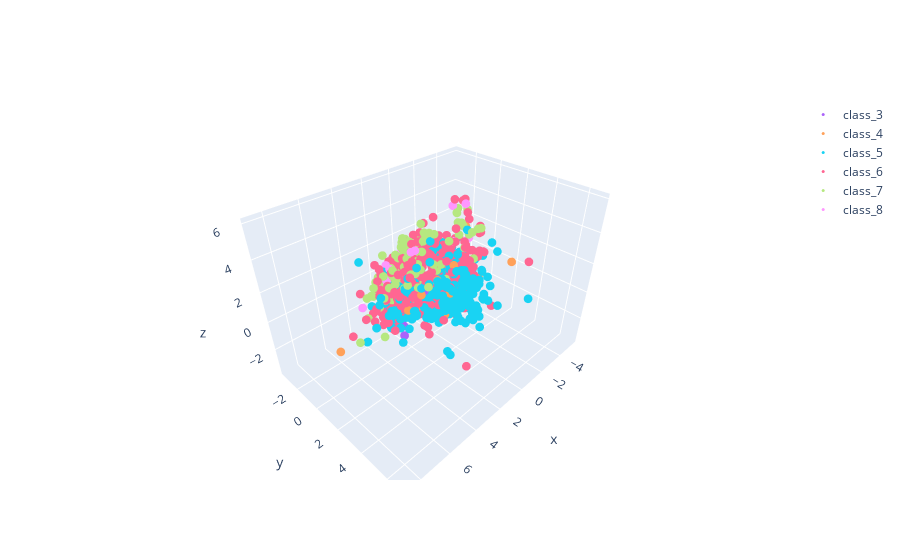

This figure's notebook cell:
### Markdown cell above
### Create 3d scatter plot for top 2 principle components.

### Code cell
data4 = []
for i in [0, 1, 2, 3, 4, 5, 6, 7, 8 , 9 , 10]:
    trace4 = go.Scatter3d(
                          x = comp_df[comp_df["target"] == i][0],
                          y = comp_df[comp_df["target"] == i][1],
                          z = comp_df[comp_df["target"] == i][2],
                         mode = 'markers',
                         name = "class_{}".format(i),
                         marker = dict(size = 3))
    data4.append(trace4)

fig4 = dict(data=data4)
iplot(fig4)
plt.savefig("./plots/3d scatter")

### Figure 1 — Plotly figure (JSON) as saved in the notebook; plotly's stock layout.template omitted (floating-point values rounded to 4 significant figures; data arrays with more than 128 entries replaced by an {"elided": "..."} marker saying what was removed)
{"data": [{"marker": {"size": 3}, "mode": "markers", "name": "class_0", "type": "scatter3d", "x": [], "y": [], "z": []}, {"marker": {"size": 3}, "mode": "markers", "name": "class_1", "type": "scatter3d", "x": [], "y": [], "z": []}, {"marker": {"size": 3}, "mode": "markers", "name": "class_2", "type": "scatter3d", "x": [], "y": [], "z": []}, {"marker": {"size": 3}, "mode": "markers", "name": "class_3", "type": "scatter3d", "x": [2.752, 2.635, -2.68, 1.626, -1.504, -3.435, -1.395, -1.604, -1.155, -2.297], "y": [0.2161, 0.09257, 0.4644, 0.8567, 0.1134, 0.4077, 0.7658, 1.333, 0.4617, -0.5036], "z": [-1.648, -2.559, -2.505, 0.671, -2.576, -3.655, -1.713, -1.674, -2.198, -1.586]}, {"marker": {"size": 3}, "mode": "markers", "name": "class_4", "type": "scatter3d", "x": [-0.7224, -2.987, 0.3509, -4.279, -0.1463, 0.8952, -4.636, 8.653, -0.1121, -1.576, -1.737, -3.217, 0.07851, -1.862, -1.002, 2.865, 1.406, 0.4494, -0.7753, 0.4842, -1.358, -1.527, 0.6283, -0.5388, -2.37, -1.284, -1.535, 1.994, -0.9813, -1.777, 0.144, 2.119, -2.496, -2.588, -1.392, 0.9694, 0.2944, -1.146, -2.376, -3.493, -1.191, 0.3199, -1.503, -1.884, -0.7324, -2.453, -1.246, -2.582, -2.568, -2.974, 0.274, -2.475, -1.181], "y": [0.5047, 0.3197, 0.7157, -1.275, 0.4181, 2.211, 2.36, 2.758, -0.2956, 0.4505, -0.1111, -0.04409, 0.2106, 1.26, 2.332, 0.7985, 0.1748, -0.8478, -0.1972, 1.437, -0.7221, -0.129, 0.9247, -0.4192, -0.3162, -1.998, -1.032, 0.9917, 0.3319, -1.275, 1.013, -1.212, -1.358, 1.406, -0.1202, -0.7229, 1.871, 0.4264, -0.611, 0.1037, 0.5251, -1.65, -0.3066, -0.06972, 0.6409, -1.314, 0.08393, -0.332, 0.6172, -0.8645, -1.221, -0.8017, -0.3719], "z": [-1.747, -2.43, -1.06, 1.873, -1.547, 0.8166, 0.5585, 1.801, -1.092, -1.009, -3.213, -1.381, -0.4426, -1.646, -1.275, -0.09297, -1.065, -1.445, -2.011, -1.358, -1.731, -1.561, 0.964, -2.536, -1.864, 0.2088, -1.206, 0.6425, 0.8344, -0.3675, -1.223, -1.298, -0.4903, -0.1493, -2.745, -0.1035, 2.274, -2.081, 0.001925, -0.9331, -2.162, 0.6446, -2.209, -0.1881, -1.337, -1.29, 0.04451, -1.682, -1.161, -0.8851, -0.9743, -1.519, -1.207]}, {"marker": {"size": 3}, "mode": "markers", "name": "class_5", "type": "scatter3d", "x": {"elided": "681 float values"}, "y": {"elided": "681 float values"}, "z": {"elided": "681 float values"}}, {"marker": {"size": 3}, "mode": "markers", "name": "class_6", "type": "scatter3d", "x": {"elided": "638 float values"}, "y": {"elided": "638 float values"}, "z": {"elided": "638 float values"}}, {"marker": {"size": 3}, "mode": "markers", "name": "class_7", "type": "scatter3d", "x": {"elided": "199 float values"}, "y": {"elided": "199 float values"}, "z": {"elided": "199 float values"}}, {"marker": {"size": 3}, "mode": "markers", "name": "class_8", "type": "scatter3d", "x": [0.6748, 2.018, -3.636, 4.412, 2.367, 1.927, 1.946, 1.946, -3.533, -1.911, 0.4595, 1.598, -0.821, -0.1821, -3.532, 0.656, -0.3735, -0.5006], "y": [-1.262, -1.721, -0.4459, -1.445, -1.646, -2.183, -1.889, -1.889, -1.828, -0.1693, -2.61, 0.1106, -2.482, -2.227, -0.7337, -1.776, -1.33, -1.424], "z": [1.975, 1.181, 1.6, -0.297, 0.533, 1.189, -0.01025, -0.01025, 3.425, 2.127, 1.179, 3.029, 1.527, 0.5567, 3.917, 0.4306, 1.205, 1.256]}, {"marker": {"size": 3}, "mode": "markers", "name": "class_9", "type": "scatter3d", "x": [], "y": [], "z": []}, {"marker": {"size": 3}, "mode": "markers", "name": "class_10", "type": "scatter3d", "x": [], "y": [], "z": []}], "layout": {}}
